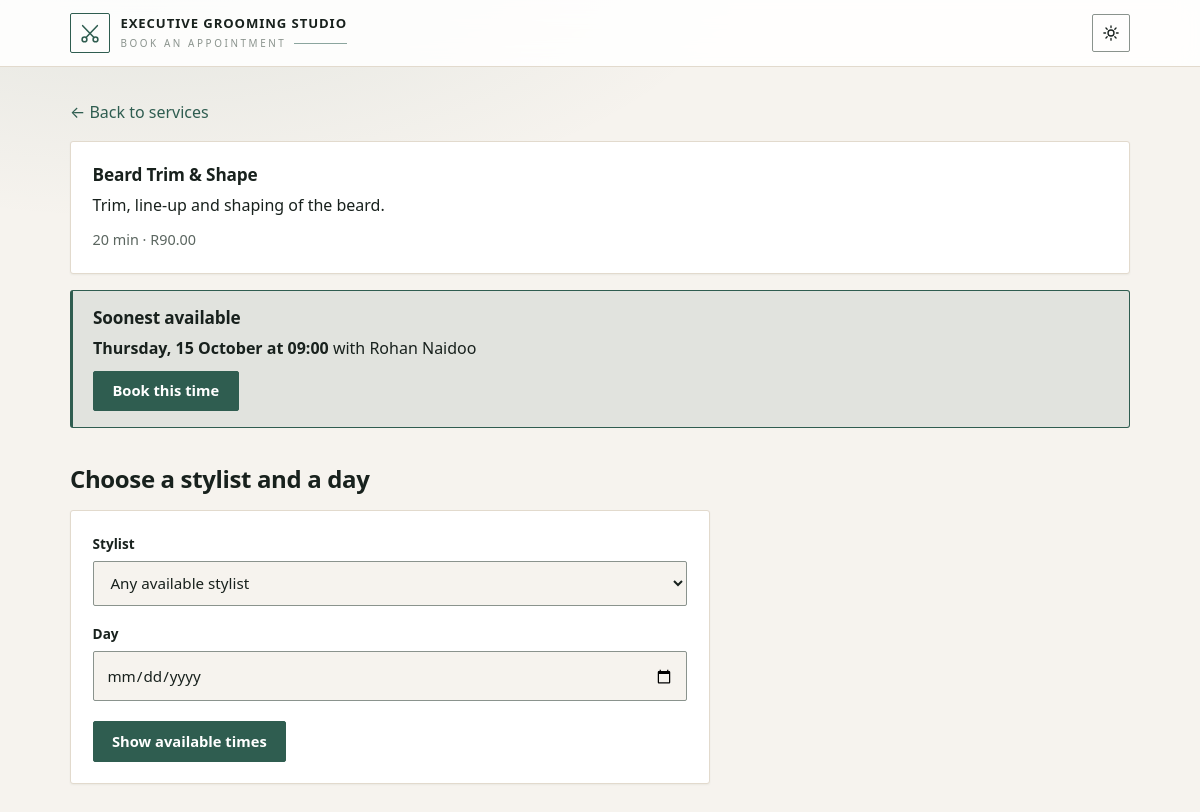
The page /public/book.php?service_id=2 on the database its author committed.
### tables this page shows
CREATE TABLE Service (
    service_id INT AUTO_INCREMENT PRIMARY KEY,
    name VARCHAR(100) NOT NULL,
    description TEXT,
    duration_minutes INT NOT NULL CHECK (duration_minutes > 0),
    price DECIMAL(8,2) NOT NULL CHECK (price > 0),
    image VARCHAR(255) NULL    
);

CREATE TABLE Stylist (
    stylist_id INT AUTO_INCREMENT PRIMARY KEY,
    name VARCHAR(100) NOT NULL,
    email VARCHAR(150) NOT NULL UNIQUE,
    password_hash VARCHAR(255) NOT NULL,
    specialty VARCHAR(100),
    working_hours VARCHAR(255) NOT NULL
);

### classes/Service.php (called while the page is built, shortened)
<?php
class Service
{
    public static function find(int $serviceId): ?array
    {
        $db   = Database::getConnection();
        $stmt = $db->prepare(
            'SELECT service_id, name, description, duration_minutes, price, image
             FROM Service
             WHERE service_id = :id'
        );
        $stmt->execute([':id' => $serviceId]);
        $row = $stmt->fetch();
        return $row === false ? null : $row;
    }
}

### config/helpers.php (called while the page is built, shortened)
<?php
function e(string $text): string
{
    return htmlspecialchars($text, ENT_QUOTES, 'UTF-8');
}
function inputText(array $source, string $key, string $default = ''): string
{
    $value = $source[$key] ?? null;
    return is_string($value) ? $value : $default;
}

### classes/Stylist.php (called while the page is built, shortened)
<?php
class Stylist
{
    public static function getAll(): array
    {
        $db   = Database::getConnection();
        $stmt = $db->query(
            'SELECT stylist_id, name, specialty, working_hours
             FROM Stylist
             ORDER BY name'
        );
        return $stmt->fetchAll();
    }
    public static function getWorkingWindow(string $workingHours, DateTimeImmutable $date): ?array
    {
        $dayNumbers = ['Mon' => 1, 'Tue' => 2, 'Wed' => 3, 'Thu' => 4, 'Fri' => 5, 'Sat' => 6, 'Sun' => 7];
        $pattern    = '/^(Mon|Tue|Wed|Thu|Fri|Sat|Sun)-(Mon|Tue|Wed|Thu|Fri|Sat|Sun)\s+(\d{2}):(\d{2})-(\d{2}):(\d{2})$/';
        if (!preg_match($pattern, trim($workingHours), $m)) {
            return null;
        }
        $firstDay = $dayNumbers[$m[1]];
        $lastDay  = $dayNumbers[$m[2]];
        $today    = (int) $date->format('N');
        if ($firstDay <= $lastDay) {
            $works = ($today >= $firstDay && $today <= $lastDay);
        } else {
            $works = ($today >= $firstDay || $today <= $lastDay);
        }
        $open  = $date->setTime((int) $m[3], (int) $m[4]);
        $close = $date->setTime((int) $m[5], (int) $m[6]);
        return ($close > $open) ? [$open, $close] : null;
    }
}

### classes/Booking.php (called while the page is built, shortened)
<?php
require_once __DIR__ . '/Stylist.php';
class Booking
{
    public static function getAvailableSlots(array $stylist, int $durationMinutes, DateTimeImmutable $date, ?int $ignoreBookingId = null): array
    {
        $window = Stylist::getWorkingWindow($stylist['working_hours'], $date);
        [$open, $close] = $window;
        $db   = Database::getConnection();
        $sql    = "SELECT start_time, end_time
                   FROM Booking
                   WHERE stylist_id = :stylist_id
                     AND status <> 'cancelled'
                     AND start_time < :close
                     AND end_time > :open";
        $params = [
            ':stylist_id' => $stylist['stylist_id'],
            ':open'       => $open->format('Y-m-d H:i:s'),
            ':close'      => $close->format('Y-m-d H:i:s'),
        ];
        $stmt = $db->prepare($sql);
        $stmt->execute($params);
        $booked = $stmt->fetchAll();
        $now      = new DateTimeImmutable('now');
        $duration = new DateInterval('PT' . $durationMinutes . 'M');
        $step     = new DateInterval('PT' . self::SLOT_STEP_MINUTES . 'M');
        $slots    = [];
        for ($start = $open; ; $start = $start->add($step)) {
            $end = $start->add($duration);
            if ($end > $close) {
                break;
            }
            if ($start <= $now) {
                continue;
            }
            $slots[] = $start;
        }
        return $slots;
    }
    public static function suggestSlot(array $stylists, ?array $preferred, int $durationMinutes, int $horizonDays = 21): ?array
    {
        $today = new DateTimeImmutable('today');
        $best = null;
        foreach ($stylists as $other) {
            $time = self::soonestFor($other, $durationMinutes, $today, $horizonDays);
            if ($time !== null && ($best === null || $time < $best['start'])) {
                $best = ['stylist' => $other, 'start' => $time, 'preferred' => ($preferred === null)];
            }
        }
        return $best;
    }
    private static function soonestFor(array $stylist, int $durationMinutes, DateTimeImmutable $firstDay, int $horizonDays): ?DateTimeImmutable
    {
        for ($i = 0; $i < $horizonDays; $i++) {
            $slots = self::getAvailableSlots($stylist, $durationMinutes, $firstDay->add(new DateInterval('P' . $i . 'D')));
            if (count($slots) > 0) {
                return $slots[0];
            }
        }
        return null;
    }
    private static function overlapsAny(DateTimeImmutable $start, DateTimeImmutable $end, array $booked): bool
    {
        return false;
    }
}

### public/book.php (the view, shortened to what this page needs)
<?php
require_once __DIR__ . '/../config/helpers.php';
require_once __DIR__ . '/../classes/Service.php';
require_once __DIR__ . '/../classes/Stylist.php';
require_once __DIR__ . '/../classes/Booking.php';
$service  = null;
$stylists = [];
$error    = null;
$serviceId = filter_input(INPUT_GET, 'service_id', FILTER_VALIDATE_INT);
try {
    if ($serviceId !== false && $serviceId !== null) {
        $service = Service::find($serviceId);
    }
    $stylists = Stylist::getAll();
} catch (PDOException $ex) {
    error_log('Could not load booking page: ' . $ex->getMessage());
    $error = 'Sorry, something went wrong on our side. Please try again later.';
}
$stylistChoice = inputText($_GET, 'stylist_id', 'any');
$dateInput     = inputText($_GET, 'date', '');
if (!$error) {
    $selected = [];
    if ($stylistChoice === 'any') {
        $selected = $stylists;
    }
}
$suggestion    = null;
$preferredName = null;
if (!$error && isset($selected) && count($selected) > 0) {
    try {
        $preferred     = ($stylistChoice === 'any') ? null : $selected[0];
        $preferredName = ($preferred !== null) ? $preferred['name'] : null;
        $suggestion    = Booking::suggestSlot($stylists, $preferred, (int) $service['duration_minutes']);
    } catch (PDOException $ex) {
        error_log('Could not work out the soonest time: ' . $ex->getMessage());
    }
}
?>
<!DOCTYPE html>
<html lang="en">
<head>
    <link rel="stylesheet" href="assets/css/style.css?v=<?= (int) @filemtime(__DIR__ . '/assets/css/style.css') ?>">
</head>
<body>
    <header class="site-header">
        <h1>Executive Grooming Studio</h1>
        <p>Book an appointment</p>
    </header>
    <main class="container">
        <p><a href="index.php">&larr; Back to services</a></p>
        <?php if ($error): ?>
            <p class="error"><?= e($error) ?></p>
        <?php else: ?>
            <section class="service-card">
                <h3><?= e($service['name']) ?></h3>
                <p><?= e($service['description'] ?? '') ?></p>
                <p class="meta">
                    <?= (int) $service['duration_minutes'] ?> min
                    &middot; R<?= number_format((float) $service['price'], 2) ?>
                </p>
            </section>
            <?php if (isset($selected) && count($selected) > 0): ?>
                <section class="suggestion">
                    <h3>Soonest available</h3>
                    <?php if ($suggestion === null): ?>
                        <p>There are no free times in the next 21 days<?= $preferredName !== null ? ' with ' . e($preferredName) . ' or any other stylist' : '' ?>. Please try again later or call the salon.</p>
                    <?php else: ?>
                        <p><strong><?= e($suggestion['start']->format('l, j F')) ?> at <?= e($suggestion['start']->format('H:i')) ?></strong>
                            with <?= e($suggestion['stylist']['name']) ?></p>
                        <a class="button" href="book_details.php?<?= e(http_build_query([
                            'service_id' => $service['service_id'],
                            'stylist_id' => $suggestion['stylist']['stylist_id'],
                            'start'      => $suggestion['start']->format('Y-m-d H:i'),
                        ])) ?>">Book this time</a>
                    <?php endif; ?>
                </section>
            <?php endif; ?>
            <h2>Choose a stylist and a day</h2>
            <form method="get" action="book.php" class="booking-form">
                <label for="stylist_id">Stylist</label>
                <select name="stylist_id" id="stylist_id">
                    <option value="any">Any available stylist</option>
                </select>
                <label for="date">Day</label>
                <input type="date" name="date" id="date"
                       min="<?= e((new DateTimeImmutable('today'))->format('Y-m-d')) ?>"
                       value="<?= e($dateInput) ?>" required>
                <button type="submit" class="button">Show available times</button>
            </form>
        <?php endif; ?>
    </main>
</body>
</html>

### rows shown on the page
service: name "Beard Trim & Shape", description "Trim, line-up and shaping of the beard.", duration_minutes "20", price "90.00"
stylist: name "Rohan Naidoo"

### other values the page prints
$suggestion['start']->format('l, j F') "Thursday, 15 October"
$suggestion['start']->format('H:i') "09:00"
